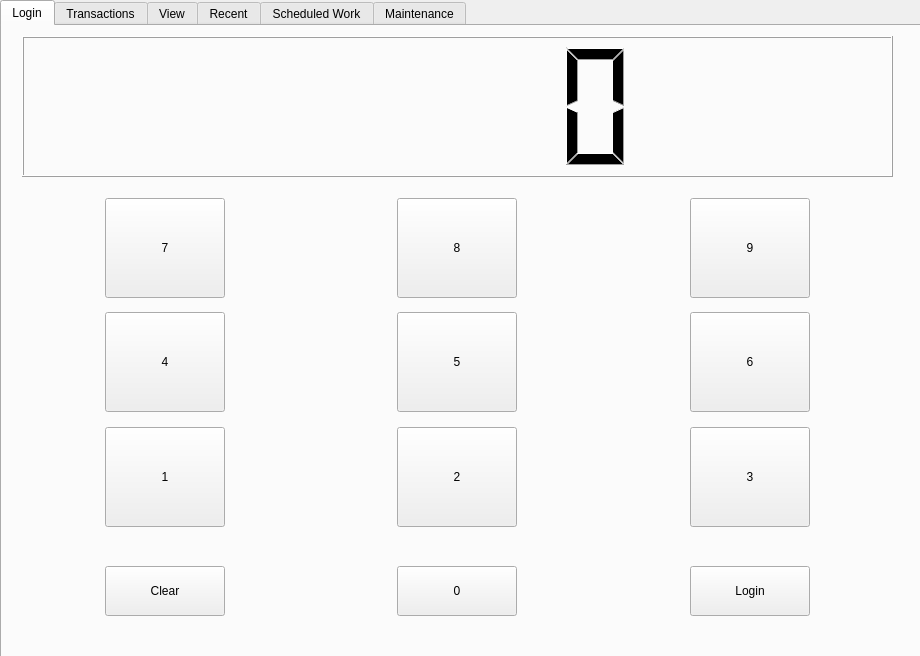
<?xml version="1.0" encoding="UTF-8"?>
<ui version="4.0">
 <class>MainWindow</class>
 <widget class="QMainWindow" name="MainWindow">
  <property name="geometry">
   <rect>
    <x>0</x>
    <y>0</y>
    <width>920</width>
    <height>656</height>
   </rect>
  </property>
  <property name="minimumSize">
   <size>
    <width>920</width>
    <height>656</height>
   </size>
  </property>
  <property name="maximumSize">
   <size>
    <width>920</width>
    <height>656</height>
   </size>
  </property>
  <property name="windowTitle">
   <string>MainWindow</string>
  </property>
  <widget class="QWidget" name="centralwidget">
   <property name="enabled">
    <bool>true</bool>
   </property>
   <property name="minimumSize">
    <size>
     <width>920</width>
     <height>656</height>
    </size>
   </property>
   <property name="maximumSize">
    <size>
     <width>920</width>
     <height>656</height>
    </size>
   </property>
   <property name="autoFillBackground">
    <bool>false</bool>
   </property>
   <widget class="QTabWidget" name="tab_main">
    <property name="enabled">
     <bool>true</bool>
    </property>
    <property name="geometry">
     <rect>
      <x>0</x>
      <y>0</y>
      <width>921</width>
      <height>661</height>
     </rect>
    </property>
    <property name="currentIndex">
     <number>0</number>
    </property>
    <widget class="QWidget" name="tab_login">
     <attribute name="title">
      <string>Login</string>
     </attribute>
     <widget class="QLCDNumber" name="lcdNumber_inputDisplay">
      <property name="geometry">
       <rect>
        <x>20</x>
        <y>10</y>
        <width>871</width>
        <height>141</height>
       </rect>
      </property>
      <property name="styleSheet">
       <string notr="true">color: rgb(0, 0, 0);
border-color: rgb(0, 255, 0);</string>
      </property>
     </widget>
     <widget class="QWidget" name="gridLayoutWidget">
      <property name="geometry">
       <rect>
        <x>20</x>
        <y>168</y>
        <width>871</width>
        <height>451</height>
       </rect>
      </property>
      <layout class="QGridLayout" name="gridLayout">
       <item row="2" column="0" alignment="Qt::AlignHCenter|Qt::AlignVCenter">
        <widget class="QPushButton" name="pushButton_1">
         <property name="minimumSize">
          <size>
           <width>120</width>
           <height>100</height>
          </size>
         </property>
         <property name="styleSheet">
          <string notr="true">font: 75 26pt &quot;Microsoft YaHei UI&quot;;</string>
         </property>
         <property name="text">
          <string>1</string>
         </property>
        </widget>
       </item>
       <item row="3" column="1" alignment="Qt::AlignHCenter|Qt::AlignVCenter">
        <widget class="QPushButton" name="pushButton_0">
         <property name="minimumSize">
          <size>
           <width>120</width>
           <height>50</height>
          </size>
         </property>
         <property name="styleSheet">
          <string notr="true">font: 75 18pt &quot;Microsoft YaHei UI&quot;;</string>
         </property>
         <property name="text">
          <string>0</string>
         </property>
        </widget>
       </item>
       <item row="0" column="0" alignment="Qt::AlignHCenter|Qt::AlignVCenter">
        <widget class="QPushButton" name="pushButton_7">
         <property name="minimumSize">
          <size>
           <width>120</width>
           <height>100</height>
          </size>
         </property>
         <property name="baseSize">
          <size>
           <width>0</width>
           <height>0</height>
          </size>
         </property>
         <property name="styleSheet">
          <string notr="true">font: 75 26pt &quot;Microsoft YaHei UI&quot;;</string>
         </property>
         <property name="text">
          <string>7</string>
         </property>
        </widget>
       </item>
       <item row="1" column="1" alignment="Qt::AlignHCenter|Qt::AlignVCenter">
        <widget class="QPushButton" name="pushButton_5">
         <property name="minimumSize">
          <size>
           <width>120</width>
           <height>100</height>
          </size>
         </property>
         <property name="styleSheet">
          <string notr="true">font: 75 26pt &quot;Microsoft YaHei UI&quot;;</string>
         </property>
         <property name="text">
          <string>5</string>
         </property>
        </widget>
       </item>
       <item row="2" column="2" alignment="Qt::AlignHCenter|Qt::AlignVCenter">
        <widget class="QPushButton" name="pushButton_3">
         <property name="minimumSize">
          <size>
           <width>120</width>
           <height>100</height>
          </size>
         </property>
         <property name="styleSheet">
          <string notr="true">font: 75 26pt &quot;Microsoft YaHei UI&quot;;</string>
         </property>
         <property name="text">
          <string>3</string>
         </property>
        </widget>
       </item>
       <item row="3" column="2" alignment="Qt::AlignHCenter|Qt::AlignVCenter">
        <widget class="QPushButton" name="pushButton_login">
         <property name="minimumSize">
          <size>
           <width>120</width>
           <height>50</height>
          </size>
         </property>
         <property name="styleSheet">
          <string notr="true">font: 75 18pt &quot;Microsoft YaHei UI&quot;;</string>
         </property>
         <property name="text">
          <string>Login</string>
         </property>
        </widget>
       </item>
       <item row="1" column="0" alignment="Qt::AlignHCenter|Qt::AlignVCenter">
        <widget class="QPushButton" name="pushButton_4">
         <property name="minimumSize">
          <size>
           <width>120</width>
           <height>100</height>
          </size>
         </property>
         <property name="styleSheet">
          <string notr="true">font: 75 26pt &quot;Microsoft YaHei UI&quot;;</string>
         </property>
         <property name="text">
          <string>4</string>
         </property>
        </widget>
       </item>
       <item row="0" column="2" alignment="Qt::AlignHCenter|Qt::AlignVCenter">
        <widget class="QPushButton" name="pushButton_9">
         <property name="minimumSize">
          <size>
           <width>120</width>
           <height>100</height>
          </size>
         </property>
         <property name="styleSheet">
          <string notr="true">font: 75 26pt &quot;Microsoft YaHei UI&quot;;</string>
         </property>
         <property name="text">
          <string>9</string>
         </property>
        </widget>
       </item>
       <item row="1" column="2" alignment="Qt::AlignHCenter|Qt::AlignVCenter">
        <widget class="QPushButton" name="pushButton_6">
         <property name="minimumSize">
          <size>
           <width>120</width>
           <height>100</height>
          </size>
         </property>
         <property name="styleSheet">
          <string notr="true">font: 75 26pt &quot;Microsoft YaHei UI&quot;;</string>
         </property>
         <property name="text">
          <string>6</string>
         </property>
        </widget>
       </item>
       <item row="3" column="0" alignment="Qt::AlignHCenter|Qt::AlignVCenter">
        <widget class="QPushButton" name="pushButton_clear">
         <property name="minimumSize">
          <size>
           <width>120</width>
           <height>50</height>
          </size>
         </property>
         <property name="styleSheet">
          <string notr="true">font: 75 18pt &quot;Microsoft YaHei UI&quot;;</string>
         </property>
         <property name="text">
          <string>Clear</string>
         </property>
        </widget>
       </item>
       <item row="0" column="1" alignment="Qt::AlignHCenter|Qt::AlignVCenter">
        <widget class="QPushButton" name="pushButton_8">
         <property name="minimumSize">
          <size>
           <width>120</width>
           <height>100</height>
          </size>
         </property>
         <property name="styleSheet">
          <string notr="true">font: 75 26pt &quot;Microsoft YaHei UI&quot;;</string>
         </property>
         <property name="text">
          <string>8</string>
         </property>
        </widget>
       </item>
       <item row="2" column="1" alignment="Qt::AlignHCenter|Qt::AlignVCenter">
        <widget class="QPushButton" name="pushButton_2">
         <property name="minimumSize">
          <size>
           <width>120</width>
           <height>100</height>
          </size>
         </property>
         <property name="styleSheet">
          <string notr="true">font: 75 26pt &quot;Microsoft YaHei UI&quot;;</string>
         </property>
         <property name="text">
          <string>2</string>
         </property>
        </widget>
       </item>
      </layout>
     </widget>
    </widget>
    <widget class="QWidget" name="tab_Ttransactions">
     <attribute name="title">
      <string>Transactions</string>
     </attribute>
     <widget class="QComboBox" name="comboBox_selectTransactionType">
      <property name="geometry">
       <rect>
        <x>10</x>
        <y>40</y>
        <width>191</width>
        <height>31</height>
       </rect>
      </property>
      <item>
       <property name="text">
        <string>Create a credit transaction</string>
       </property>
      </item>
      <item>
       <property name="text">
        <string>Create a debit transaction</string>
       </property>
      </item>
      <item>
       <property name="text">
        <string>Create a quote</string>
       </property>
      </item>
     </widget>
     <widget class="QLabel" name="label_selectTransactionType">
      <property name="geometry">
       <rect>
        <x>10</x>
        <y>10</y>
        <width>191</width>
        <height>31</height>
       </rect>
      </property>
      <property name="styleSheet">
       <string notr="true">font: 12pt &quot;Calibri&quot;;</string>
      </property>
      <property name="text">
       <string>&lt;html&gt;&lt;head/&gt;&lt;body&gt;&lt;p align=&quot;center&quot;&gt;Select transaction type&lt;/p&gt;&lt;/body&gt;&lt;/html&gt;</string>
      </property>
     </widget>
     <widget class="QComboBox" name="comboBox_selectClient">
      <property name="geometry">
       <rect>
        <x>210</x>
        <y>40</y>
        <width>261</width>
        <height>31</height>
       </rect>
      </property>
     </widget>
     <widget class="QLabel" name="label_selectClient">
      <property name="geometry">
       <rect>
        <x>210</x>
        <y>10</y>
        <width>261</width>
        <height>31</height>
       </rect>
      </property>
      <property name="styleSheet">
       <string notr="true">font: 12pt &quot;Calibri&quot;;</string>
      </property>
      <property name="text">
       <string>&lt;html&gt;&lt;head/&gt;&lt;body&gt;&lt;p align=&quot;center&quot;&gt;Select Client&lt;/p&gt;&lt;/body&gt;&lt;/html&gt;</string>
      </property>
     </widget>
     <widget class="QLabel" name="label_uniqueTransactionNumber">
      <property name="geometry">
       <rect>
        <x>480</x>
        <y>10</y>
        <width>251</width>
        <height>31</height>
       </rect>
      </property>
      <property name="styleSheet">
       <string notr="true">font: 12pt &quot;Calibri&quot;;</string>
      </property>
      <property name="text">
       <string>&lt;html&gt;&lt;head/&gt;&lt;body&gt;&lt;p align=&quot;center&quot;&gt;Unique Transaction Number&lt;/p&gt;&lt;/body&gt;&lt;/html&gt;</string>
      </property>
     </widget>
     <widget class="QGroupBox" name="groupBox_transactionSummary">
      <property name="geometry">
       <rect>
        <x>750</x>
        <y>10</y>
        <width>151</width>
        <height>561</height>
       </rect>
      </property>
      <property name="title">
       <string>Transaction summary</string>
      </property>
      <widget class="QListView" name="listView_transactionSummary">
       <property name="geometry">
        <rect>
         <x>10</x>
         <y>20</y>
         <width>131</width>
         <height>531</height>
        </rect>
       </property>
      </widget>
     </widget>
     <widget class="QPushButton" name="pushButton_printTransactionSummary">
      <property name="geometry">
       <rect>
        <x>750</x>
        <y>580</y>
        <width>151</width>
        <height>41</height>
       </rect>
      </property>
      <property name="text">
       <string>Print Transaction Summary</string>
      </property>
     </widget>
     <widget class="QScrollArea" name="scrollArea_productCode">
      <property name="geometry">
       <rect>
        <x>10</x>
        <y>80</y>
        <width>131</width>
        <height>471</height>
       </rect>
      </property>
      <property name="widgetResizable">
       <bool>true</bool>
      </property>
      <widget class="QWidget" name="scrollAreaWidgetContents_2">
       <property name="geometry">
        <rect>
         <x>0</x>
         <y>0</y>
         <width>129</width>
         <height>469</height>
        </rect>
       </property>
       <widget class="QGroupBox" name="groupBox_productCode">
        <property name="geometry">
         <rect>
          <x>10</x>
          <y>10</y>
          <width>111</width>
          <height>451</height>
         </rect>
        </property>
        <property name="title">
         <string>Product Code</string>
        </property>
        <widget class="QComboBox" name="comboBox_productCode">
         <property name="geometry">
          <rect>
           <x>10</x>
           <y>20</y>
           <width>90</width>
           <height>20</height>
          </rect>
         </property>
         <item>
          <property name="text">
           <string>Not Apllicable</string>
          </property>
         </item>
        </widget>
       </widget>
      </widget>
     </widget>
     <widget class="QScrollArea" name="scrollArea_productName">
      <property name="geometry">
       <rect>
        <x>150</x>
        <y>80</y>
        <width>211</width>
        <height>471</height>
       </rect>
      </property>
      <property name="widgetResizable">
       <bool>true</bool>
      </property>
      <widget class="QWidget" name="scrollAreaWidgetContents_3">
       <property name="geometry">
        <rect>
         <x>0</x>
         <y>0</y>
         <width>209</width>
         <height>469</height>
        </rect>
       </property>
       <widget class="QGroupBox" name="groupBox_productName">
        <property name="geometry">
         <rect>
          <x>10</x>
          <y>10</y>
          <width>191</width>
          <height>451</height>
         </rect>
        </property>
        <property name="title">
         <string>Product Name</string>
        </property>
        <widget class="QLineEdit" name="lineEdit_productName">
         <property name="geometry">
          <rect>
           <x>10</x>
           <y>20</y>
           <width>169</width>
           <height>20</height>
          </rect>
         </property>
        </widget>
       </widget>
      </widget>
     </widget>
     <widget class="QScrollArea" name="scrollArea_discount">
      <property name="geometry">
       <rect>
        <x>370</x>
        <y>80</y>
        <width>101</width>
        <height>471</height>
       </rect>
      </property>
      <property name="widgetResizable">
       <bool>true</bool>
      </property>
      <widget class="QWidget" name="scrollAreaWidgetContents_4">
       <property name="geometry">
        <rect>
         <x>0</x>
         <y>0</y>
         <width>99</width>
         <height>469</height>
        </rect>
       </property>
       <widget class="QGroupBox" name="groupBox_discount">
        <property name="geometry">
         <rect>
          <x>10</x>
          <y>10</y>
          <width>81</width>
          <height>451</height>
         </rect>
        </property>
        <property name="title">
         <string>Discount</string>
        </property>
        <widget class="QDoubleSpinBox" name="doubleSpinBox_discount">
         <property name="geometry">
          <rect>
           <x>10</x>
           <y>20</y>
           <width>59</width>
           <height>20</height>
          </rect>
         </property>
         <property name="decimals">
          <number>1</number>
         </property>
         <property name="maximum">
          <double>100.000000000000000</double>
         </property>
        </widget>
       </widget>
      </widget>
     </widget>
     <widget class="QScrollArea" name="scrollArea_quantity">
      <property name="geometry">
       <rect>
        <x>480</x>
        <y>80</y>
        <width>101</width>
        <height>471</height>
       </rect>
      </property>
      <property name="widgetResizable">
       <bool>true</bool>
      </property>
      <widget class="QWidget" name="scrollAreaWidgetContents_5">
       <property name="geometry">
        <rect>
         <x>0</x>
         <y>0</y>
         <width>99</width>
         <height>469</height>
        </rect>
       </property>
       <widget class="QGroupBox" name="groupBox_quantity">
        <property name="geometry">
         <rect>
          <x>10</x>
          <y>10</y>
          <width>81</width>
          <height>451</height>
         </rect>
        </property>
        <property name="title">
         <string>Quantity</string>
        </property>
        <widget class="QSpinBox" name="spinBox_quantity">
         <property name="geometry">
          <rect>
           <x>10</x>
           <y>20</y>
           <width>59</width>
           <height>20</height>
          </rect>
         </property>
        </widget>
       </widget>
      </widget>
     </widget>
     <widget class="QScrollArea" name="scrollArea_price">
      <property name="geometry">
       <rect>
        <x>590</x>
        <y>80</y>
        <width>141</width>
        <height>471</height>
       </rect>
      </property>
      <property name="widgetResizable">
       <bool>true</bool>
      </property>
      <widget class="QWidget" name="scrollAreaWidgetContents_6">
       <property name="geometry">
        <rect>
         <x>0</x>
         <y>0</y>
         <width>139</width>
         <height>469</height>
        </rect>
       </property>
       <widget class="QGroupBox" name="groupBox_price">
        <property name="geometry">
         <rect>
          <x>10</x>
          <y>10</y>
          <width>121</width>
          <height>451</height>
         </rect>
        </property>
        <property name="title">
         <string>Price</string>
        </property>
        <widget class="QLineEdit" name="lineEdit_price">
         <property name="geometry">
          <rect>
           <x>10</x>
           <y>20</y>
           <width>99</width>
           <height>20</height>
          </rect>
         </property>
        </widget>
       </widget>
      </widget>
     </widget>
     <widget class="Line" name="line">
      <property name="geometry">
       <rect>
        <x>720</x>
        <y>-10</y>
        <width>41</width>
        <height>641</height>
       </rect>
      </property>
      <property name="orientation">
       <enum>Qt::Vertical</enum>
      </property>
     </widget>
     <widget class="QLCDNumber" name="lcdNumber_currentTotal">
      <property name="geometry">
       <rect>
        <x>590</x>
        <y>560</y>
        <width>141</width>
        <height>61</height>
       </rect>
      </property>
     </widget>
     <widget class="QPushButton" name="pushButton_removeAProduct">
      <property name="geometry">
       <rect>
        <x>10</x>
        <y>560</y>
        <width>61</width>
        <height>61</height>
       </rect>
      </property>
      <property name="text">
       <string>-</string>
      </property>
     </widget>
     <widget class="QComboBox" name="comboBox_uniqueTransactionNumber">
      <property name="geometry">
       <rect>
        <x>520</x>
        <y>40</y>
        <width>171</width>
        <height>31</height>
       </rect>
      </property>
     </widget>
     <widget class="QPushButton" name="pushButton_addAnotherProduct">
      <property name="geometry">
       <rect>
        <x>80</x>
        <y>560</y>
        <width>61</width>
        <height>61</height>
       </rect>
      </property>
      <property name="text">
       <string>+</string>
      </property>
     </widget>
     <widget class="QPushButton" name="pushButton_saveTransaction">
      <property name="geometry">
       <rect>
        <x>370</x>
        <y>560</y>
        <width>211</width>
        <height>61</height>
       </rect>
      </property>
      <property name="text">
       <string>Save the transaction</string>
      </property>
     </widget>
     <widget class="QPushButton" name="pushButton_previousTransactionNumber">
      <property name="geometry">
       <rect>
        <x>480</x>
        <y>40</y>
        <width>31</width>
        <height>31</height>
       </rect>
      </property>
      <property name="text">
       <string>&lt;</string>
      </property>
     </widget>
     <widget class="QPushButton" name="pushButton_nextTransactionNumber">
      <property name="geometry">
       <rect>
        <x>700</x>
        <y>40</y>
        <width>31</width>
        <height>31</height>
       </rect>
      </property>
      <property name="text">
       <string>&gt;</string>
      </property>
     </widget>
     <widget class="QGroupBox" name="groupBox_transactionSettings">
      <property name="geometry">
       <rect>
        <x>150</x>
        <y>560</y>
        <width>211</width>
        <height>61</height>
       </rect>
      </property>
      <property name="title">
       <string>Transaction Settings</string>
      </property>
      <widget class="QPushButton" name="pushButton_editTransactionSettings">
       <property name="geometry">
        <rect>
         <x>10</x>
         <y>20</y>
         <width>191</width>
         <height>31</height>
        </rect>
       </property>
       <property name="text">
        <string>Edit Transaction Settings</string>
       </property>
      </widget>
     </widget>
    </widget>
    <widget class="QWidget" name="tab_Tview">
     <attribute name="title">
      <string>View</string>
     </attribute>
     <widget class="QTabWidget" name="tabWidget_4">
      <property name="geometry">
       <rect>
        <x>0</x>
        <y>0</y>
        <width>921</width>
        <height>641</height>
       </rect>
      </property>
      <property name="styleSheet">
       <string notr="true">Edit</string>
      </property>
      <property name="currentIndex">
       <number>4</number>
      </property>
      <widget class="QWidget" name="tab_allClients">
       <attribute name="title">
        <string>All Clients</string>
       </attribute>
       <widget class="QTableView" name="tableView_allClients">
        <property name="geometry">
         <rect>
          <x>10</x>
          <y>10</y>
          <width>891</width>
          <height>591</height>
         </rect>
        </property>
       </widget>
      </widget>
      <widget class="QWidget" name="tab_allSuppliers">
       <attribute name="title">
        <string>All Suppliers</string>
       </attribute>
       <widget class="QTableView" name="tableView_allSuppliers">
        <property name="geometry">
         <rect>
          <x>10</x>
          <y>10</y>
          <width>891</width>
          <height>591</height>
         </rect>
        </property>
       </widget>
      </widget>
      <widget class="QWidget" name="tab_allProducts">
       <attribute name="title">
        <string>All Products</string>
       </attribute>
       <widget class="QTableView" name="tableView_allProducts">
        <property name="geometry">
         <rect>
          <x>10</x>
          <y>10</y>
          <width>891</width>
          <height>591</height>
         </rect>
        </property>
       </widget>
      </widget>
      <widget class="QWidget" name="tab_transactionList">
       <attribute name="title">
        <string>Transactions list</string>
       </attribute>
      </widget>
      <widget class="QWidget" name="tab">
       <attribute name="title">
        <string>Edit</string>
       </attribute>
      </widget>
     </widget>
    </widget>
    <widget class="QWidget" name="tab_Trecent">
     <attribute name="title">
      <string>Recent</string>
     </attribute>
     <widget class="QTabWidget" name="tabWidget_6">
      <property name="geometry">
       <rect>
        <x>0</x>
        <y>0</y>
        <width>911</width>
        <height>631</height>
       </rect>
      </property>
      <property name="currentIndex">
       <number>2</number>
      </property>
      <widget class="QWidget" name="tab_credits">
       <attribute name="title">
        <string>Credits</string>
       </attribute>
      </widget>
      <widget class="QWidget" name="tab_debits">
       <attribute name="title">
        <string>Debits</string>
       </attribute>
      </widget>
      <widget class="QWidget" name="tab_quotes">
       <attribute name="title">
        <string>Quotes</string>
       </attribute>
      </widget>
     </widget>
    </widget>
    <widget class="QWidget" name="tab_TscheduleWork">
     <attribute name="title">
      <string>Scheduled Work</string>
     </attribute>
     <widget class="QCalendarWidget" name="calendarWidget_scheduledWork">
      <property name="geometry">
       <rect>
        <x>10</x>
        <y>10</y>
        <width>671</width>
        <height>331</height>
       </rect>
      </property>
     </widget>
     <widget class="QGroupBox" name="groupBox_7">
      <property name="geometry">
       <rect>
        <x>689</x>
        <y>10</y>
        <width>211</width>
        <height>611</height>
       </rect>
      </property>
      <property name="title">
       <string>Upcoming Events</string>
      </property>
      <widget class="QScrollArea" name="scrollArea">
       <property name="geometry">
        <rect>
         <x>10</x>
         <y>20</y>
         <width>191</width>
         <height>581</height>
        </rect>
       </property>
       <property name="widgetResizable">
        <bool>true</bool>
       </property>
       <widget class="QWidget" name="scrollAreaWidgetContents">
        <property name="geometry">
         <rect>
          <x>0</x>
          <y>0</y>
          <width>189</width>
          <height>579</height>
         </rect>
        </property>
        <widget class="QListWidget" name="listWidget">
         <property name="geometry">
          <rect>
           <x>-10</x>
           <y>-10</y>
           <width>201</width>
           <height>591</height>
          </rect>
         </property>
        </widget>
       </widget>
      </widget>
     </widget>
     <widget class="QGroupBox" name="groupBox_8">
      <property name="geometry">
       <rect>
        <x>10</x>
        <y>350</y>
        <width>671</width>
        <height>271</height>
       </rect>
      </property>
      <property name="title">
       <string>Details of selected date</string>
      </property>
      <widget class="QScrollArea" name="scrollArea_7">
       <property name="geometry">
        <rect>
         <x>10</x>
         <y>20</y>
         <width>651</width>
         <height>191</height>
        </rect>
       </property>
       <property name="widgetResizable">
        <bool>true</bool>
       </property>
       <widget class="QWidget" name="scrollAreaWidgetContents_7">
        <property name="geometry">
         <rect>
          <x>0</x>
          <y>0</y>
          <width>649</width>
          <height>189</height>
         </rect>
        </property>
        <widget class="QFrame" name="frame">
         <property name="geometry">
          <rect>
           <x>10</x>
           <y>10</y>
           <width>631</width>
           <height>171</height>
          </rect>
         </property>
         <property name="frameShape">
          <enum>QFrame::StyledPanel</enum>
         </property>
         <property name="frameShadow">
          <enum>QFrame::Raised</enum>
         </property>
         <widget class="QLabel" name="label_4">
          <property name="geometry">
           <rect>
            <x>10</x>
            <y>10</y>
            <width>41</width>
            <height>21</height>
           </rect>
          </property>
          <property name="text">
           <string>Name:</string>
          </property>
         </widget>
         <widget class="QLineEdit" name="lineEdit_3">
          <property name="geometry">
           <rect>
            <x>50</x>
            <y>10</y>
            <width>291</width>
            <height>20</height>
           </rect>
          </property>
         </widget>
         <widget class="QTimeEdit" name="timeEdit">
          <property name="geometry">
           <rect>
            <x>390</x>
            <y>10</y>
            <width>141</width>
            <height>22</height>
           </rect>
          </property>
         </widget>
         <widget class="QLabel" name="label_5">
          <property name="geometry">
           <rect>
            <x>350</x>
            <y>10</y>
            <width>31</width>
            <height>21</height>
           </rect>
          </property>
          <property name="text">
           <string>Time: </string>
          </property>
         </widget>
         <widget class="QTextBrowser" name="textBrowser_3">
          <property name="geometry">
           <rect>
            <x>10</x>
            <y>40</y>
            <width>611</width>
            <height>121</height>
           </rect>
          </property>
          <property name="html">
           <string>&lt;!DOCTYPE HTML PUBLIC &quot;-//W3C//DTD HTML 4.0//EN&quot; &quot;http://www.w3.org/TR/REC-html40/strict.dtd&quot;&gt;
&lt;html&gt;&lt;head&gt;&lt;meta name=&quot;qrichtext&quot; content=&quot;1&quot; /&gt;&lt;style type=&quot;text/css&quot;&gt;
p, li { white-space: pre-wrap; }
&lt;/style&gt;&lt;/head&gt;&lt;body style=&quot; font-family:'MS Shell Dlg 2'; font-size:8.25pt; font-weight:400; font-style:normal;&quot;&gt;
&lt;p style=&quot; margin-top:0px; margin-bottom:0px; margin-left:0px; margin-right:0px; -qt-block-indent:0; text-indent:0px;&quot;&gt;Details...&lt;/p&gt;&lt;/body&gt;&lt;/html&gt;</string>
          </property>
         </widget>
         <widget class="QRadioButton" name="radioButton">
          <property name="geometry">
           <rect>
            <x>540</x>
            <y>10</y>
            <width>82</width>
            <height>21</height>
           </rect>
          </property>
          <property name="text">
           <string>Select Event</string>
          </property>
         </widget>
        </widget>
       </widget>
      </widget>
      <widget class="QWidget" name="horizontalLayoutWidget">
       <property name="geometry">
        <rect>
         <x>10</x>
         <y>220</y>
         <width>651</width>
         <height>41</height>
        </rect>
       </property>
       <layout class="QHBoxLayout" name="horizontalLayout">
        <item>
         <widget class="QPushButton" name="pushButton_14">
          <property name="text">
           <string>Add event on selected date</string>
          </property>
         </widget>
        </item>
        <item>
         <widget class="QPushButton" name="pushButton_13">
          <property name="text">
           <string>Delete selected event</string>
          </property>
         </widget>
        </item>
       </layout>
      </widget>
     </widget>
    </widget>
    <widget class="QWidget" name="tab_Tmaintenance">
     <attribute name="title">
      <string>Maintenance</string>
     </attribute>
     <widget class="QTabWidget" name="tabWidget_5">
      <property name="geometry">
       <rect>
        <x>0</x>
        <y>0</y>
        <width>911</width>
        <height>631</height>
       </rect>
      </property>
      <property name="currentIndex">
       <number>2</number>
      </property>
      <widget class="QWidget" name="tab_mPrint">
       <attribute name="title">
        <string>Print</string>
       </attribute>
      </widget>
      <widget class="QWidget" name="tab_mBackRestore">
       <attribute name="title">
        <string>Backup and restore</string>
       </attribute>
      </widget>
      <widget class="QWidget" name="tab_mHexColorWheel">
       <attribute name="title">
        <string>Hex color wheel</string>
       </attribute>
      </widget>
      <widget class="QWidget" name="tab_mSettings">
       <attribute name="title">
        <string>Settings</string>
       </attribute>
      </widget>
      <widget class="QWidget" name="tab_mLog">
       <attribute name="title">
        <string>log</string>
       </attribute>
      </widget>
     </widget>
    </widget>
   </widget>
  </widget>
  <action name="actionAdd_client">
   <property name="text">
    <string>Add Client</string>
   </property>
  </action>
  <action name="actionAdd_supplier">
   <property name="text">
    <string>Add Supplier</string>
   </property>
  </action>
  <action name="actionAdd_Stock">
   <property name="text">
    <string>Add Stock</string>
   </property>
  </action>
  <action name="actionView_Clients">
   <property name="enabled">
    <bool>false</bool>
   </property>
   <property name="text">
    <string>Clients</string>
   </property>
  </action>
  <action name="actionView_Suppliers">
   <property name="enabled">
    <bool>false</bool>
   </property>
   <property name="text">
    <string>Suppliers</string>
   </property>
  </action>
  <action name="actionView_Stock_Items">
   <property name="enabled">
    <bool>false</bool>
   </property>
   <property name="text">
    <string>Stock Items</string>
   </property>
  </action>
  <action name="actionView_Transactions_List">
   <property name="text">
    <string>Transactions List</string>
   </property>
  </action>
  <action name="actionAdd_Client">
   <property name="enabled">
    <bool>false</bool>
   </property>
   <property name="text">
    <string>Create Client</string>
   </property>
  </action>
  <action name="actionAdd_Supplier">
   <property name="enabled">
    <bool>false</bool>
   </property>
   <property name="text">
    <string>Create Supplier</string>
   </property>
  </action>
  <action name="actionAdd_Stock_Item">
   <property name="enabled">
    <bool>false</bool>
   </property>
   <property name="text">
    <string>Create Stock Item</string>
   </property>
  </action>
  <action name="actionEdit_Client">
   <property name="text">
    <string>Edit Client</string>
   </property>
  </action>
  <action name="actionEdit_Supplier">
   <property name="text">
    <string>Edit Supplier</string>
   </property>
  </action>
  <action name="actionEdit_Stock_Item">
   <property name="text">
    <string>Edit Stock Item</string>
   </property>
  </action>
  <action name="actionTotal_Sales">
   <property name="text">
    <string>Sales</string>
   </property>
  </action>
  <action name="actionClients">
   <property name="text">
    <string>Clients</string>
   </property>
  </action>
  <action name="actionSuppliers">
   <property name="text">
    <string>Suppliers</string>
   </property>
  </action>
  <action name="actionSummary">
   <property name="text">
    <string>Summary</string>
   </property>
  </action>
  <action name="actionTransaction">
   <property name="enabled">
    <bool>false</bool>
   </property>
   <property name="text">
    <string>Credit Transaction</string>
   </property>
  </action>
  <action name="actionDebit">
   <property name="enabled">
    <bool>false</bool>
   </property>
   <property name="text">
    <string>Debit Transaction</string>
   </property>
  </action>
  <action name="actionQuote">
   <property name="enabled">
    <bool>false</bool>
   </property>
   <property name="text">
    <string>Create Quote</string>
   </property>
  </action>
  <action name="actionCredit_transactions">
   <property name="enabled">
    <bool>false</bool>
   </property>
   <property name="text">
    <string>Credit Transactions</string>
   </property>
  </action>
  <action name="actionDebit_Transactions">
   <property name="enabled">
    <bool>false</bool>
   </property>
   <property name="text">
    <string>Debit Transactions</string>
   </property>
  </action>
  <action name="actionQuotes">
   <property name="enabled">
    <bool>false</bool>
   </property>
   <property name="text">
    <string>Quotes</string>
   </property>
  </action>
  <action name="actionDebit_and_Credit_Journal">
   <property name="enabled">
    <bool>false</bool>
   </property>
   <property name="text">
    <string>Debit and Credit Journal</string>
   </property>
  </action>
  <action name="actionSales">
   <property name="text">
    <string>Sales</string>
   </property>
  </action>
  <action name="actionPurchases">
   <property name="text">
    <string>Purchases</string>
   </property>
  </action>
  <action name="actionMonthy_Summary">
   <property name="enabled">
    <bool>false</bool>
   </property>
   <property name="text">
    <string>Monthy Summary</string>
   </property>
  </action>
  <action name="actionLogout">
   <property name="enabled">
    <bool>false</bool>
   </property>
   <property name="text">
    <string>Logout</string>
   </property>
  </action>
  <action name="actionLogin">
   <property name="enabled">
    <bool>true</bool>
   </property>
   <property name="text">
    <string>Login</string>
   </property>
   <property name="visible">
    <bool>true</bool>
   </property>
  </action>
 </widget>
 <resources/>
 <connections/>
</ui>
